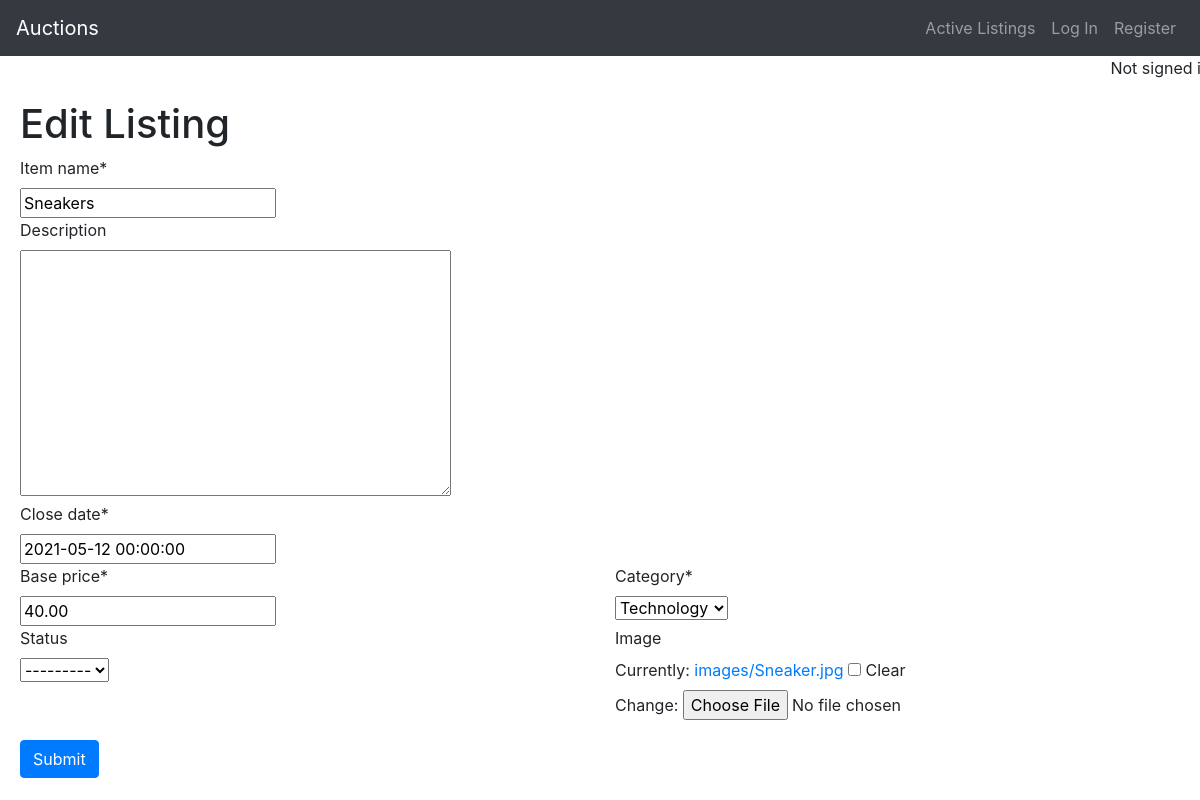
Before: /edit_listing/6 with the older database file.
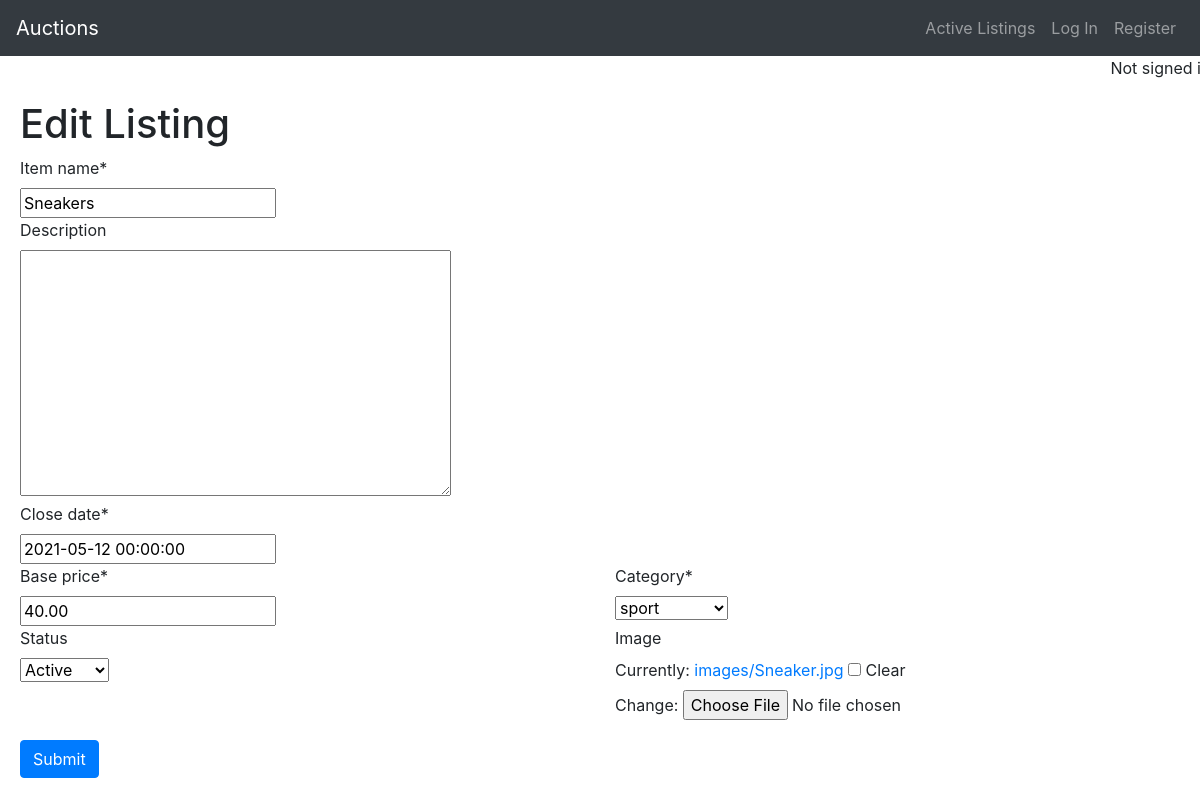
After: the same page with the newer database file.
### auctions/models.py (models this page shows, shortened)
class Auction(models.Model):
    STATUS = (
    ("active","Active"),
    ("closed","Closed")
)
    user = models.ForeignKey(User, on_delete=models.CASCADE)
    item_name = models.CharField(max_length=100, db_index=True)
    slug = models.SlugField(max_length=250, db_index=True, unique_for_date='posting_date', default='item_name')
    description = models.TextField(blank=True)
    posting_date = models.DateTimeField(auto_now_add=True)
    close_date = models.DateTimeField()
    base_price = models.DecimalField(max_digits=8, decimal_places=2)
    category = models.ForeignKey(Category, on_delete=models.CASCADE)
    status = models.CharField(max_length=10, choices=STATUS, default='active', blank=True)
    image = models.ImageField(upload_to='images', blank=True, null=True)
    def __str__(self):
        return f"{self.item_name}"
    class Meta:
        ordering = ["-posting_date"]
        index_together = (('id', 'slug'),)

### auctions/views.py (the view, shortened to what this page needs)
# urls.py: path("edit_listing/<int:listing_id>", views.edit_listing, name="edit_listing"),
def edit_listing(request, listing_id):
    listing = get_object_or_404(Auction, pk=listing_id)
    print("This listing:", listing)
    """we need listings and category when we redirect the user to the index.html"""
    listings = Auction.objects.all()
    category = Category.objects.filter(id=1)
    categories = Category.objects.all().values('name')
    form = AuctionForm(request.POST or None, request.FILES, instance=listing)
    form = AuctionForm(instance=listing)
    return render(request,"auctions/edit_listing.html",{
        "form": form,
        "categories": categories,
        "listing": listing
    })

### auctions/forms.py
class AuctionForm(ModelForm):
    class Meta:
        model = Auction
        fields = ['item_name', 'description', 'close_date', 'base_price', 'status', 'image','category']

### auctions/context_processors.py (called while the page is built)
def get_listing(request):
    listing = Auction.objects.latest('-id')
    return {'listing': listing }

### auctions/models.py (called while the page is built)
    def __str__(self):
        return self.name

### auctions/templates/auctions/edit_listing.html (shortened to what this page needs)
{% extends "auctions/layout.html" %}
{% load crispy_forms_tags %}
{% block body %}
<h1>Edit Listing</h1>
<form action="{% url 'auctions:edit_listing' listing.id %}" method="POST" enctype="multipart/form-data">
    {{ form.item_name | as_crispy_field }}
    {{ form.description | as_crispy_field }}
    {{ form.close_date | as_crispy_field }}
    <div class="row">
        <div class="col-6">
            {{ form.base_price | as_crispy_field }}
        </div>
        <div class="col-6">
            {{ form.category | as_crispy_field }}
        </div>
    </div>
    <div class="row">
        <div class="col-6">
            {{ form.status | as_crispy_field}}
        </div>
        <div class="col-6">
            {{ form.image | as_crispy_field}}
        </div>
    </div>
    <div id="submitbtn">
        <button type="submit" class="btn btn-primary"> Submit </button>
    </div>
</form>
</div>
{% endblock %}

Changed rows visible on the page:
changed Auction "Sneakers": category "Technology" → "sport"; status "---------" → "Active"
